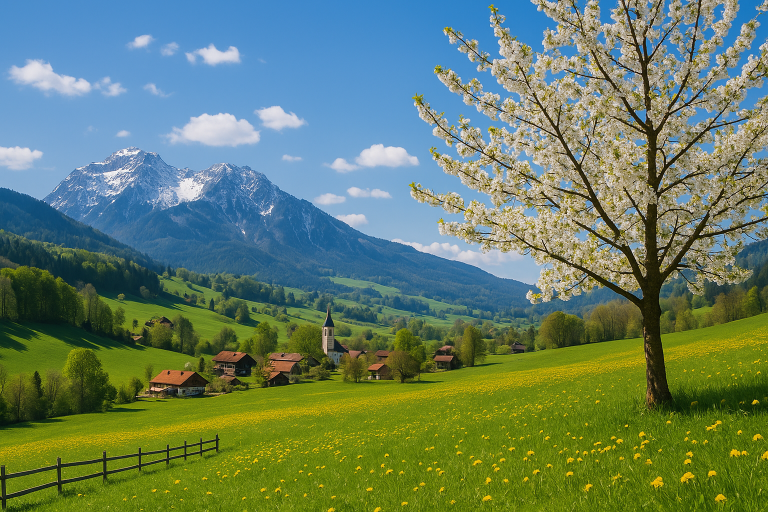
#> input picture images/origin/origin1.png, 1536 x 1024 px (shown at 1/2 size)
$ jupyter execute split_images.ipynb
#> lines starting #> are read from the running program, lines starting #| are printed output that depends on the picture
[cell 1]
# ===============================
# Cell 1 — Cấu hình & đường dẫn
# ===============================
# - Thiết lập kích thước ảnh và lưới cắt.
# - Seed ngẫu nhiên (nếu cần).
# - Cấu trúc thư mục dự án, TỰ TẠO nếu thiếu.

import os, json, time
import numpy as np
from PIL import Image
import matplotlib.pyplot as plt

# --- Kích thước ảnh đích & lưới mảnh ---
WIDTH, HEIGHT = 600, 360          # Ảnh sau chuẩn hóa
TILE = 120                         # Mỗi mảnh 120x120 (vuông)
COLS, ROWS = WIDTH // TILE, HEIGHT // TILE   # 5 cột x 3 hàng
N_TILES = COLS * ROWS                           # 15 mảnh

# --- Seed toàn cục (chỉ dùng nếu bạn muốn tái lập); ta không dùng mặc định ---
SEED = 2025
RNG = np.random.default_rng(SEED)

# --- Đuôi file ảnh cho phép (không phân biệt hoa/thường) ---
ALLOWED_EXTS = {".png", ".jpg", ".jpeg", ".webp", ".bmp", ".tif", ".tiff", ".gif"}

def _ensure_dirs(*paths):
    """Tạo thư mục nếu chưa có (idempotent/an toàn)."""
    for p in paths:
        os.makedirs(p, exist_ok=True)

def _resolve_project_paths():
    """
    Tự nhận diện cây thư mục:
    - Nếu notebook nằm trong ./code -> dùng ../images
    - Nếu không có -> thử ./images
    - Nếu cả hai chưa có -> tạo ../images
    """
    cwd = os.getcwd()
    cand_1_images = os.path.abspath(os.path.join(cwd, "..", "images"))
    cand_2_images = os.path.abspath(os.path.join(cwd, "images"))
    if os.path.isdir(cand_1_images):
        images_root = cand_1_images
    elif os.path.isdir(cand_2_images):
        images_root = cand_2_images
    else:
        images_root = cand_1_images  # mặc định tạo ở ../images
        os.makedirs(images_root, exist_ok=True)

    root = os.path.abspath(os.path.join(images_root, ".."))
    return root, images_root

# --- Khởi tạo đường dẫn chuẩn ---
ROOT, IMAGES = _resolve_project_paths()
DIR_ORIGIN   = os.path.join(IMAGES, "origin")      # ảnh gốc (bạn bỏ vào đây)
DIR_RESIZE   = os.path.join(IMAGES, "resize")      # ảnh đã chuẩn hóa 600x360
DIR_PROBLEM  = os.path.join(IMAGES, "problem")     # ảnh sau xáo trộn
DIR_TASK1    = os.path.join(DIR_PROBLEM, "task1")  # random 14 mảnh, giữ (0,0)
DIR_TASK2    = os.path.join(DIR_PROBLEM, "task2")  # random all 15 mảnh
DIR_SLOVED   = os.path.join(IMAGES, "sloved")      # (để trống, dùng solve sau này)
DIR_OUTPUT   = os.path.join(ROOT, "output")
DIR_PERM     = os.path.join(DIR_OUTPUT, "permutations")  # metadata hoán vị

_ensure_dirs(DIR_ORIGIN, DIR_RESIZE, DIR_TASK1, DIR_TASK2, DIR_SLOVED, DIR_PERM)

# --- Kiểm tra cấu hình ---
assert WIDTH % TILE == 0 and HEIGHT % TILE == 0, "WIDTH/HEIGHT phải chia hết cho TILE."
assert COLS * ROWS == N_TILES == 15, "Lưới phải đúng 5x3=15 mảnh."

print(f"[READY] Grid: {ROWS} hàng x {COLS} cột = {N_TILES} mảnh")
print(f"[PATH] ROOT       = {ROOT}")
print(f"[PATH] IMAGES     = {IMAGES}")
print(f"[PATH] ORIGIN     = {DIR_ORIGIN}")
print(f"[PATH] RESIZE     = {DIR_RESIZE}")
print(f"[PATH] TASK1/2    = {DIR_TASK1} | {DIR_TASK2}")
print(f"[PATH] PERM       = {DIR_PERM}")

[cell 2]
# ==================================
# Cell 2 — Tiện ích xử lý ảnh cơ bản
# ==================================
# - load_and_resize: stretch / fit_pad / fill_crop
# - tile_image: cắt 15 mảnh 120x120 (row-major theo hàng)
# - compose_from_order: ghép ảnh theo thứ tự order
# - show: hiển thị 1 lần (đóng figure)
# - show_gallery / show_triptych: xem nhiều ảnh gọn gàng

# Tương thích resample giữa Pillow mới/cũ
try:
    RESAMPLE_LANCZOS = Image.Resampling.LANCZOS  # Pillow >= 10
except Exception:
    RESAMPLE_LANCZOS = Image.LANCZOS             # Pillow < 10

def load_and_resize(path, w=WIDTH, h=HEIGHT, mode="fill_crop"):
    """
    Chuẩn hóa ảnh về (w,h).
    mode:
      - 'stretch'   : kéo dãn trực tiếp (nhanh, có thể méo)
      - 'fit_pad'   : fit theo cạnh dài, pad viền (w,h)
      - 'fill_crop' : fill theo cạnh ngắn, crop giữa (w,h)  <-- khuyến nghị
    """
    imraw = Image.open(path)
    # Nếu là GIF động -> chọn frame đầu
    try:
        imraw.seek(0)
    except Exception:
        pass
    img = imraw.convert("RGB")

    if mode == "stretch":
        return img.resize((w, h), RESAMPLE_LANCZOS)

    src_w, src_h = img.size
    if mode == "fit_pad":
        scale = min(w / src_w, h / src_h)
        new_w, new_h = int(src_w * scale), int(src_h * scale)
        img2 = img.resize((new_w, new_h), RESAMPLE_LANCZOS)
        canvas = Image.new("RGB", (w, h), (0, 0, 0))
        off_x, off_y = (w - new_w) // 2, (h - new_h) // 2
        canvas.paste(img2, (off_x, off_y))
        return canvas

    # fill_crop: giữ bố cục, không méo
    scale = max(w / src_w, h / src_h)
    new_w, new_h = int(src_w * scale), int(src_h * scale)
    img2 = img.resize((new_w, new_h), RESAMPLE_LANCZOS)
    left   = (new_w - w) // 2
    top    = (new_h - h) // 2
    right  = left + w
    bottom = top + h
    return img2.crop((left, top, right, bottom))

def tile_image(img, tile=TILE, cols=COLS, rows=ROWS):
    """Cắt ảnh thành list 15 mảnh (theo hàng: trên→dưới, trái→phải)."""
    pieces = []
    for r in range(rows):
        for c in range(cols):
            x0, y0 = c * tile, r * tile
            pieces.append(img.crop((x0, y0, x0 + tile, y0 + tile)))
    return pieces

def compose_from_order(pieces, order, tile=TILE, cols=COLS, rows=ROWS):
    """
    Ghép ảnh theo thứ tự 'order':
    - order[i] = index mảnh trong 'pieces' sẽ đặt vào vị trí i (row-major).
    """
    canvas = Image.new("RGB", (cols * tile, rows * tile), (0, 0, 0))
    for i, src_idx in enumerate(order):
        r, c = divmod(i, cols)
        canvas.paste(pieces[src_idx], (c * tile, r * tile))
    return canvas

# [44 lines left out: functions show, show_gallery, not called in this run]

def show_triptych(meta, title_prefix=""):
    """Hiển thị 3 ảnh (resize, task1, task2) cạnh nhau cho 1 file."""
    img_resize = Image.open(meta["resize"])
    img_t1     = Image.open(meta["task1"])
    img_t2     = Image.open(meta["task2"])

    fig, axes = plt.subplots(1, 3, figsize=(12, 3.6))
    axes[0].imshow(img_resize); axes[0].axis("off"); axes[0].set_title("Resize")
    axes[1].imshow(img_t1);     axes[1].axis("off"); axes[1].set_title("Task1")
    axes[2].imshow(img_t2);     axes[2].axis("off"); axes[2].set_title("Task2")
    if title_prefix:
        fig.suptitle(f"{title_prefix}: {meta['name']}")
    else:
        fig.suptitle(meta["name"])
    fig.tight_layout()
    plt.show()
    plt.close(fig)

[cell 3]
# ======================================================
# Cell 3 — Sinh hoán vị + RNG ổn định theo tên (tùy chọn)
# ======================================================
# Mặc định, ta sẽ random theo "lượt chạy" (mỗi lần khác nhau).
# Nếu cần reproducible theo từng ảnh, dùng rng_for_name(name).

# [12 lines left out: functions _fnv1a_32, rng_for_name, not called in this run]

def order_keep_first(n=N_TILES, rng=None):
    """Xáo 14 mảnh còn lại, GIỮ mảnh vị trí 0 (ô (0,0))."""
    if rng is None:
        rng = np.random.default_rng()  # entropy hệ điều hành
    order = np.arange(n)
    pool = np.arange(1, n)
    rng.shuffle(pool)
    order[1:] = pool
    return order

def order_all_random(n=N_TILES, rng=None):
    """Xáo ngẫu nhiên toàn bộ 15 mảnh."""
    if rng is None:
        rng = np.random.default_rng()
    return rng.permutation(n)

[cell 4]
# ===============================
# Cell 4 — Pipeline xử lý một ảnh
# ===============================
# 1) Chuẩn hóa ảnh -> images/resize/{name}_600x360.png
# 2) Cắt 15 mảnh 120x120 (kiểm tra đủ 15 mảnh)
# 3) Task1: giữ (0,0) -> images/problem/task1/{name}.png
# 4) Task2: random all -> images/problem/task2/{name}.png
# 5) Lưu metadata -> output/permutations/{name}.json

def _safe_save(img, path):
    try:
        os.makedirs(os.path.dirname(path), exist_ok=True)
        img.save(path, "PNG")
    except Exception as e:
        raise RuntimeError(f"Lỗi khi lưu file '{path}': {e}")

def process_one_image(
    src_path,
    resize_mode: str = "fill_crop",
    deterministic_per_image: bool = False,  # ← mặc định random mỗi lần chạy
    save_metadata: bool = True,
    rng=None,  # RNG theo lượt chạy (sẽ truyền từ batch)
):
    ts = int(time.time())
    name, _ = os.path.splitext(os.path.basename(src_path))

    # 1) Load + resize an toàn
    try:
        img = load_and_resize(src_path, WIDTH, HEIGHT, mode=resize_mode)
    except Exception as e:
        raise RuntimeError(f"Lỗi load/resize ảnh '{src_path}': {e}")

    p_resize = os.path.join(DIR_RESIZE, f"{name}_600x360.png")
    _safe_save(img, p_resize)

    # 2) Cắt thành 15 mảnh
    pieces = tile_image(img)
    if len(pieces) != N_TILES:
        raise RuntimeError(f"Số mảnh không đúng: {len(pieces)} != {N_TILES}. Kiểm tra WIDTH/HEIGHT/TILE.")

    # 3) RNG cho hoán vị
    if deterministic_per_image:
        # Mỗi ảnh luôn ổn định (phục vụ reproducibility)
        rng1 = rng_for_name(name + "_keep00")
        rng2 = rng_for_name(name + "_all")
    else:
        # Ngẫu nhiên theo từng lần chạy
        if rng is None:
            rng = np.random.default_rng()  # entropy hệ điều hành
        # Tạo 2 RNG độc lập từ RNG chạy hiện tại (tránh “ăn” state lẫn nhau)
        ss = np.random.SeedSequence(rng.integers(0, 2**32))
        child1, child2 = ss.spawn(2)
        rng1 = np.random.default_rng(child1)
        rng2 = np.random.default_rng(child2)

    # 4) Task1 / Task2
    perm_t1 = order_keep_first(N_TILES, rng=rng1)
    img_t1  = compose_from_order(pieces, perm_t1.tolist())
    p_t1 = os.path.join(DIR_TASK1, f"{name}.png")
    _safe_save(img_t1, p_t1)

    perm_t2 = order_all_random(N_TILES, rng=rng2)
    img_t2  = compose_from_order(pieces, perm_t2.tolist())
    p_t2 = os.path.join(DIR_TASK2, f"{name}.png")
    _safe_save(img_t2, p_t2)

    # 5) Metadata
    result = {
        "name": name,
        "timestamp": ts,
        "source": os.path.abspath(src_path),
        "resize_mode": resize_mode,
        "resize": os.path.abspath(p_resize),
        "task1": os.path.abspath(p_t1),
        "task2": os.path.abspath(p_t2),
        "perm_task1": perm_t1.tolist(),
        "perm_task2": perm_t2.tolist(),
        "config": {
            "WIDTH": WIDTH, "HEIGHT": HEIGHT, "TILE": TILE,
            "COLS": COLS, "ROWS": ROWS,
            "deterministic_per_image": deterministic_per_image
        },
    }
    if save_metadata:
        os.makedirs(DIR_PERM, exist_ok=True)
        with open(os.path.join(DIR_PERM, f"{name}.json"), "w", encoding="utf-8") as f:
            json.dump(result, f, ensure_ascii=False, indent=2)

    return result

[cell 5]
# ===================================
# Cell 5 — Batch xử lý nhiều ảnh gốc
# ===================================

def list_image_files(dir_origin=DIR_ORIGIN, allowed_exts=ALLOWED_EXTS):
    """Liệt kê file ảnh hợp lệ trong thư mục origin (case-insensitive)."""
    files = []
    os.makedirs(dir_origin, exist_ok=True)  # đảm bảo tồn tại
    for name in sorted(os.listdir(dir_origin)):
        p = os.path.join(dir_origin, name)
        if os.path.isfile(p) and os.path.splitext(name)[1].lower() in allowed_exts:
            files.append(p)
#> pass 2 of the loop in list_image_files, `for name in sorted(os.listdir(dir_origin)):`:
#> pass 3 of the loop in list_image_files, `for name in sorted(os.listdir(dir_origin)):`:
    return files

def process_all(
    resize_mode: str = "fill_crop",
    deterministic_per_image: bool = False,  # ← mặc định random mỗi lần
    preview: bool = True,
    preview_mode: str = "triptych",  # "triptych" | "resize" | "task1" | "task2"
    preview_max: int = 6,            # số file tối đa sẽ preview
    preview_per_row: int = 3,        # cột khi hiển thị gallery
    run_seed: int = None,            # set số này để tái lập toàn bộ lượt chạy; None => random
):
    # RNG cho toàn bộ lượt chạy (None => OS entropy => mỗi lần khác nhau)
    run_rng = np.random.default_rng(run_seed) if run_seed is not None else np.random.default_rng()

    # Đảm bảo thư mục đích tồn tại
    for d in (DIR_RESIZE, DIR_TASK1, DIR_TASK2, DIR_PERM):
        os.makedirs(d, exist_ok=True)

    files = list_image_files(DIR_ORIGIN, ALLOWED_EXTS)
    if not files:
        print("⚠️ Không tìm thấy ảnh trong images/origin/. Hãy thêm ảnh (png/jpg/jpeg/webp/bmp/tif/tiff/gif) rồi chạy lại.")
        return []

    results, skipped = [], []
    for src in files:
        try:
            # Tạo RNG riêng cho từng ảnh từ run_rng để độc lập và ổn định nếu có run_seed
            img_rng = np.random.default_rng(run_rng.integers(0, 2**32))
            meta = process_one_image(
                src,
                resize_mode=resize_mode,
                deterministic_per_image=deterministic_per_image,
                save_metadata=True,
                rng=img_rng,  # ← TRUYỀN RNG THEO ẢNH
            )
#> in load_and_resize, imraw is the input picture: PIL image 1536x1024 RGB; mean R, G, B 101.9, 126.8, 101.6
#> in load_and_resize, `img2 = img.resize((new_w, new_h), RESAMPLE_LANCZOS)`:
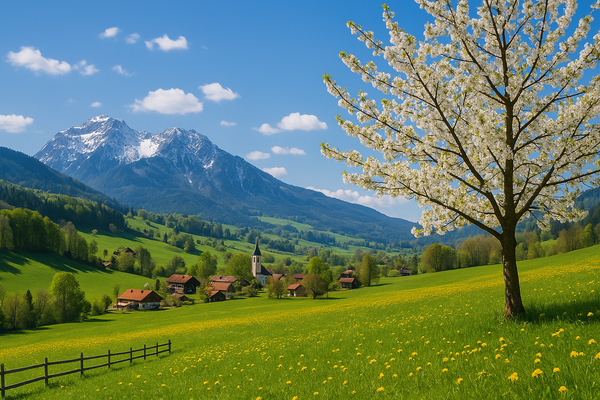
#> img2: PIL image 600x400 RGB; mean R, G, B 101.8, 126.8, 101.6
#> in load_and_resize, `return img2.crop((left, top, right, bottom))`:
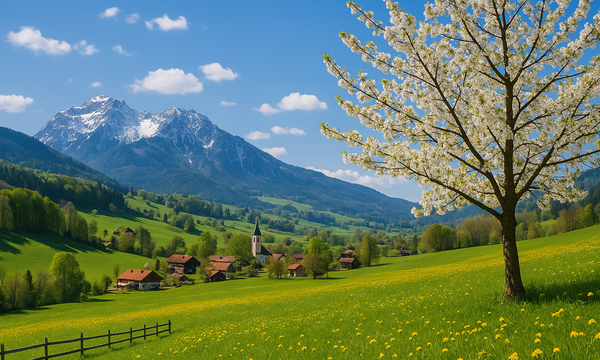
#> returned value: PIL image 600x360 RGB; mean R, G, B 103.3, 126.7, 102
#> after the loop in tile_image, `for r in range(rows):`: pieces = 15 items
#> in compose_from_order, `canvas = Image.new("RGB", (cols * tile, rows * tile), (0, 0, 0))`: canvas: PIL image 600x360 RGB; every value is 0
#> the loop in compose_from_order, `for i, src_idx in enumerate(order):` made 15 passes
#> (src_idx, r, c) on passes 1 to 12: (0, 0, 0), (7, 0, 1), (12, 0, 2), (11, 0, 3), (10, 0, 4), (6, 1, 0), (9, 1, 1), (3, 1, 2), (5, 1, 3), (4, 1, 4), (1, 2, 0), (13, 2, 1)
#> after the loop in compose_from_order, `for i, src_idx in enumerate(order):`:
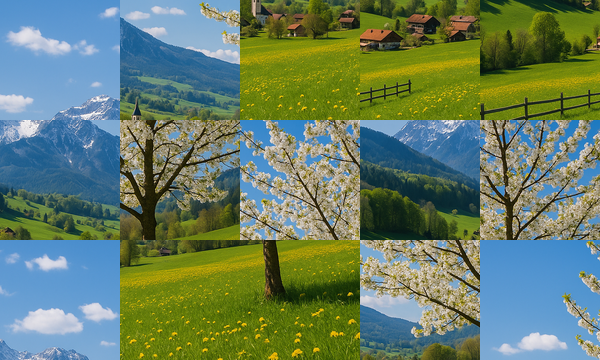
#> canvas: PIL image 600x360 RGB; mean R, G, B 103.3, 126.7, 102
#> call 2 of compose_from_order, with tile = 120, cols = 5, rows = 3
#> the loop in compose_from_order (call 2), `for i, src_idx in enumerate(order):` made 15 passes
#> (src_idx, r, c) on passes 1 to 12: (5, 0, 0), (4, 0, 1), (9, 0, 2), (2, 0, 3), (6, 0, 4), (12, 1, 0), (8, 1, 1), (11, 1, 2), (0, 1, 3), (3, 1, 4), (1, 2, 0), (14, 2, 1)
#> after the loop in compose_from_order (call 2), `for i, src_idx in enumerate(order):`:
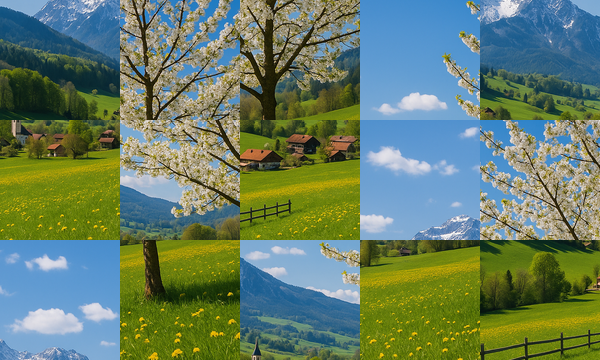
#> canvas: PIL image 600x360 RGB; mean R, G, B 103.3, 126.7, 102
            results.append(meta)
        except Exception as e:
            print(f"❌ Bỏ qua '{os.path.basename(src)}': {e}")
            skipped.append({"file": os.path.abspath(src), "error": str(e)})
#> pass 2 of the loop in process_all, `for src in files:`:
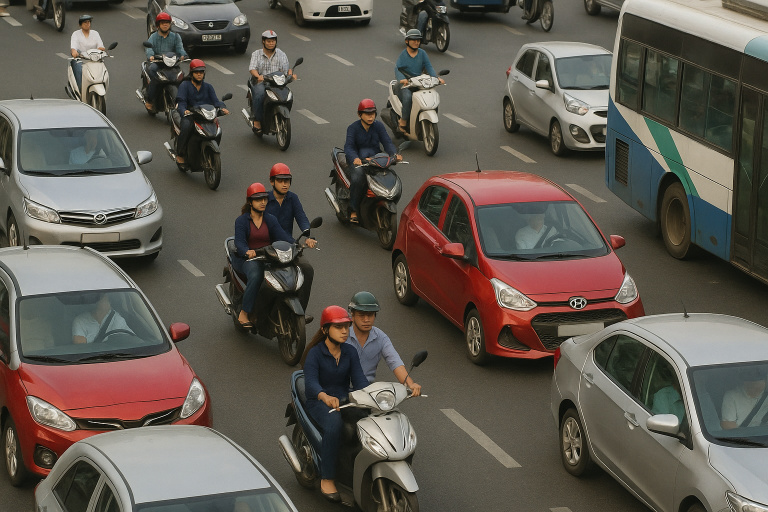
#> input picture images/origin/origin10.png, 1536 x 1024 px (shown at 1/2 size)
#> in load_and_resize, imraw is the input picture: PIL image 1536x1024 RGB; mean R, G, B 95.9, 89.1, 80.4
#> the loop in compose_from_order (call 3), `for i, src_idx in enumerate(order):` made 15 passes
#> (src_idx, r, c) on passes 1 to 8: (0, 0, 0), (6, 0, 1), (12, 0, 2), (5, 0, 3), (7, 0, 4), (4, 1, 0), (9, 1, 1), (2, 1, 2)
#> after the loop in compose_from_order (call 3), `for i, src_idx in enumerate(order):`:
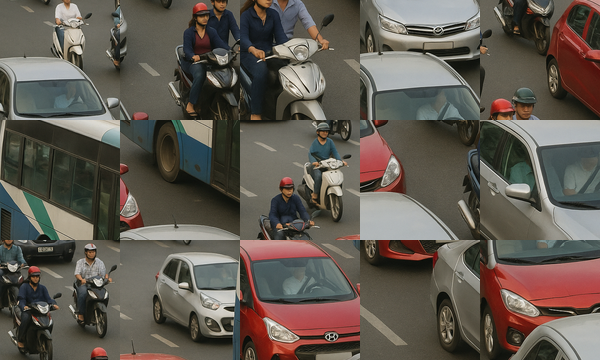
#> canvas: PIL image 600x360 RGB; mean R, G, B 96.5, 89.1, 80.5
#> the loop in compose_from_order (call 4), `for i, src_idx in enumerate(order):` made 15 passes
#> (src_idx, r, c) on passes 1 to 8: (5, 0, 0), (8, 0, 1), (12, 0, 2), (13, 0, 3), (2, 0, 4), (7, 1, 0), (0, 1, 1), (9, 1, 2)
#> after the loop in compose_from_order (call 4), `for i, src_idx in enumerate(order):`:
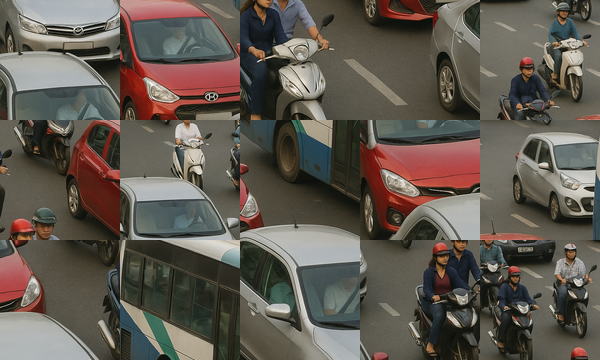
#> canvas: PIL image 600x360 RGB; mean R, G, B 96.5, 89.1, 80.5
#> pass 3 of the loop in process_all, `for src in files:`:
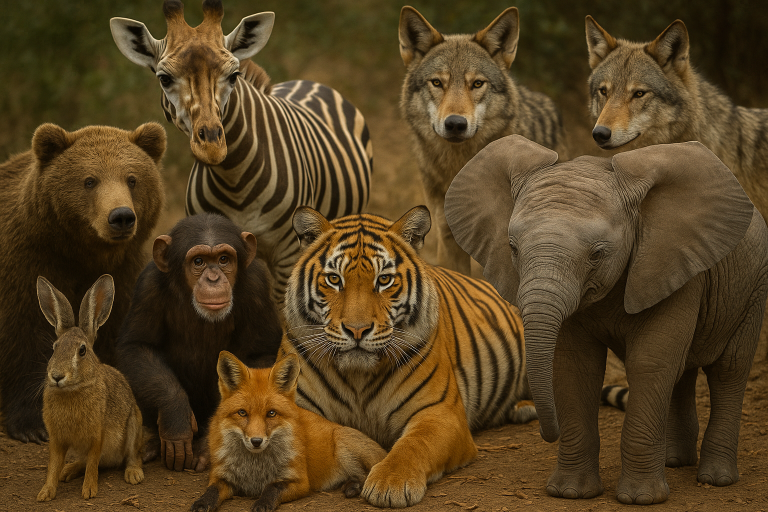
#> input picture images/origin/origin11.png, 1536 x 1024 px (shown at 1/2 size)
#> in load_and_resize, imraw is the input picture: PIL image 1536x1024 RGB; mean R, G, B 84.2, 63.7, 32.6
#> the loop in compose_from_order (call 5), `for i, src_idx in enumerate(order):` made 15 passes
#> (src_idx, r, c) on passes 1 to 8: (0, 0, 0), (13, 0, 1), (8, 0, 2), (4, 0, 3), (9, 0, 4), (3, 1, 0), (5, 1, 1), (11, 1, 2)
#> after the loop in compose_from_order (call 5), `for i, src_idx in enumerate(order):`:
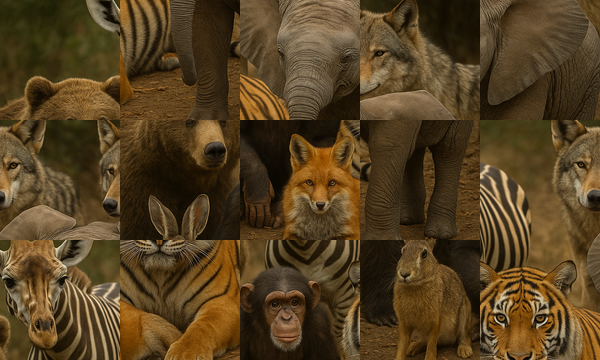
#> canvas: PIL image 600x360 RGB; mean R, G, B 85.4, 64.6, 33.6
#> the loop in compose_from_order (call 6), `for i, src_idx in enumerate(order):` made 15 passes
#> (src_idx, r, c) on passes 1 to 8: (6, 0, 0), (2, 0, 1), (7, 0, 2), (11, 0, 3), (0, 0, 4), (14, 1, 0), (4, 1, 1), (12, 1, 2)
#> after the loop in compose_from_order (call 6), `for i, src_idx in enumerate(order):`:
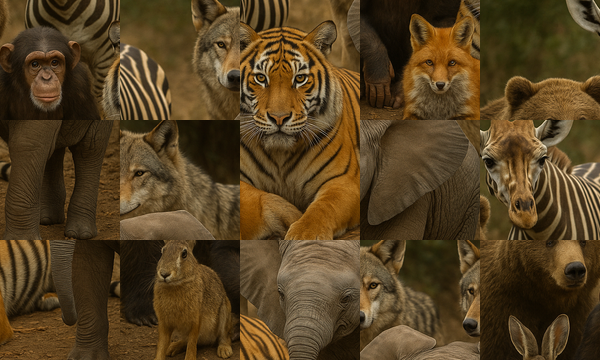
#> canvas: PIL image 600x360 RGB; mean R, G, B 85.4, 64.6, 33.6

    print(f"✅ Hoàn tất: {len(results)}/{len(files)} ảnh OK. Bỏ qua: {len(skipped)}.")
    print(f"   - RESIZE  : {DIR_RESIZE}")
    print(f"   - TASK1   : {DIR_TASK1}")
    print(f"   - TASK2   : {DIR_TASK2}")
    print(f"   - METADATA: {DIR_PERM}")

    # Lưu log file lỗi (nếu có)
    if skipped:
        os.makedirs(DIR_OUTPUT, exist_ok=True)
        skip_log = os.path.join(DIR_OUTPUT, "skipped_files.json")
        with open(skip_log, "w", encoding="utf-8") as f:
            json.dump(skipped, f, ensure_ascii=False, indent=2)
        print(f"ℹ️ Đã lưu log lỗi: {skip_log}")

    # ==== PREVIEW NHIỀU ẢNH ====
    if preview and results:
        subset = results[:max(1, int(preview_max))]
        if preview_mode == "triptych":
            for meta in subset:
                show_triptych(meta, title_prefix="Preview")
#> pass 2 of the loop in process_all, `for meta in subset:`:
#> pass 3 of the loop in process_all, `for meta in subset:`:
        else:
            assert preview_mode in {"resize", "task1", "task2"}
            files_to_show = [m[preview_mode] for m in subset]
            titles        = [m["name"] for m in subset]
            show_gallery(
                files_to_show,
                titles=titles,
                per_row=preview_per_row,
                suptitle=f"Preview {preview_mode} (top {len(subset)}/{len(results)})"
            )

    return results
